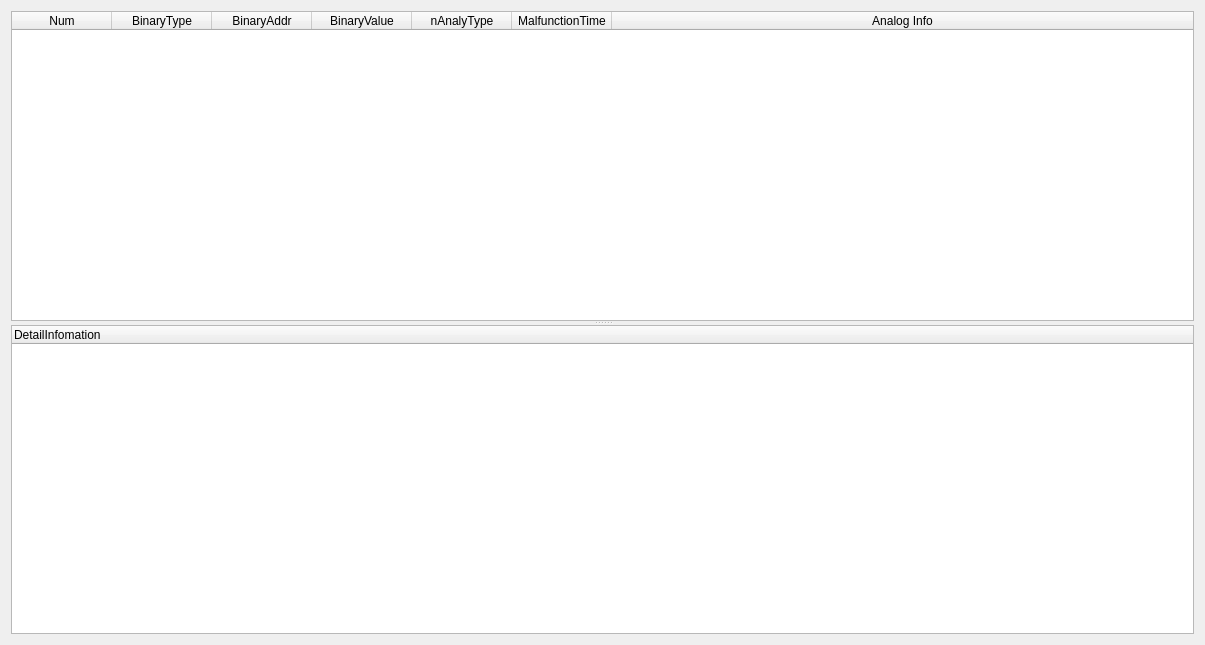
<?xml version="1.0" encoding="UTF-8"?>
<ui version="4.0">
 <class>CFaultEventWgt</class>
 <widget class="QWidget" name="CFaultEventWgt">
  <property name="geometry">
   <rect>
    <x>0</x>
    <y>0</y>
    <width>1205</width>
    <height>645</height>
   </rect>
  </property>
  <property name="windowTitle">
   <string>CFaultEventWgt</string>
  </property>
  <layout class="QHBoxLayout" name="horizontalLayout">
   <item>
    <widget class="QSplitter" name="splitter">
     <property name="orientation">
      <enum>Qt::Vertical</enum>
     </property>
     <widget class="QTableWidget" name="tableWidget">
      <attribute name="horizontalHeaderStretchLastSection">
       <bool>true</bool>
      </attribute>
      <column>
       <property name="text">
        <string>Num</string>
       </property>
      </column>
      <column>
       <property name="text">
        <string>BinaryType</string>
       </property>
      </column>
      <column>
       <property name="text">
        <string>BinaryAddr</string>
       </property>
      </column>
      <column>
       <property name="text">
        <string>BinaryValue</string>
       </property>
      </column>
      <column>
       <property name="text">
        <string>nAnalyType</string>
       </property>
      </column>
      <column>
       <property name="text">
        <string>MalfunctionTime</string>
       </property>
      </column>
      <column>
       <property name="text">
        <string>Analog Info</string>
       </property>
      </column>
     </widget>
     <widget class="QTreeWidget" name="treeWidget">
      <column>
       <property name="text">
        <string>DetailInfomation</string>
       </property>
      </column>
     </widget>
    </widget>
   </item>
  </layout>
 </widget>
 <layoutdefault spacing="6" margin="11"/>
 <resources/>
 <connections/>
</ui>
